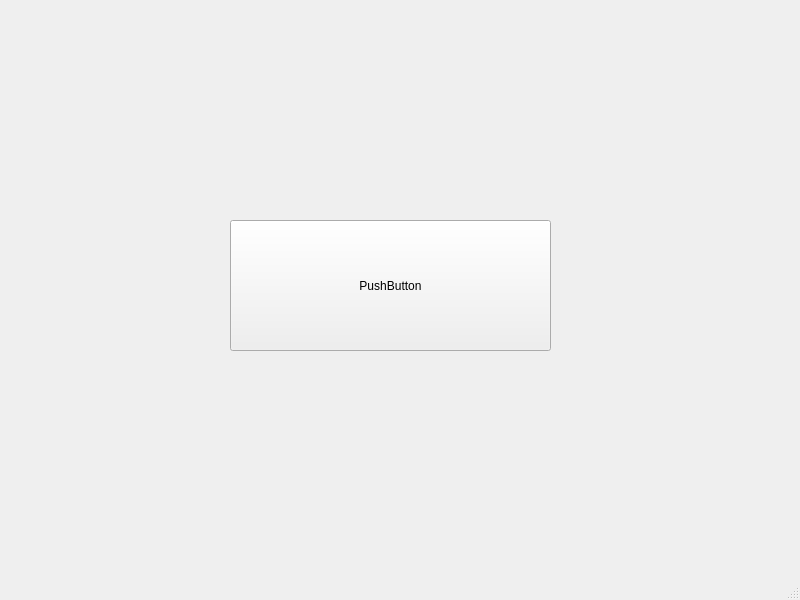
<?xml version="1.0" encoding="UTF-8"?>
<ui version="4.0">
 <class>MainWindow</class>
 <widget class="QMainWindow" name="MainWindow">
  <property name="geometry">
   <rect>
    <x>0</x>
    <y>0</y>
    <width>800</width>
    <height>600</height>
   </rect>
  </property>
  <property name="windowTitle">
   <string>MainWindow</string>
  </property>
  <widget class="QWidget" name="centralwidget">
   <widget class="QPushButton" name="pushButton">
    <property name="geometry">
     <rect>
      <x>230</x>
      <y>220</y>
      <width>321</width>
      <height>131</height>
     </rect>
    </property>
    <property name="text">
     <string>PushButton</string>
    </property>
   </widget>
  </widget>
  <widget class="QMenuBar" name="menubar">
   <property name="geometry">
    <rect>
     <x>0</x>
     <y>0</y>
     <width>800</width>
     <height>30</height>
    </rect>
   </property>
  </widget>
  <widget class="QStatusBar" name="statusbar"/>
 </widget>
 <resources/>
 <connections/>
</ui>
